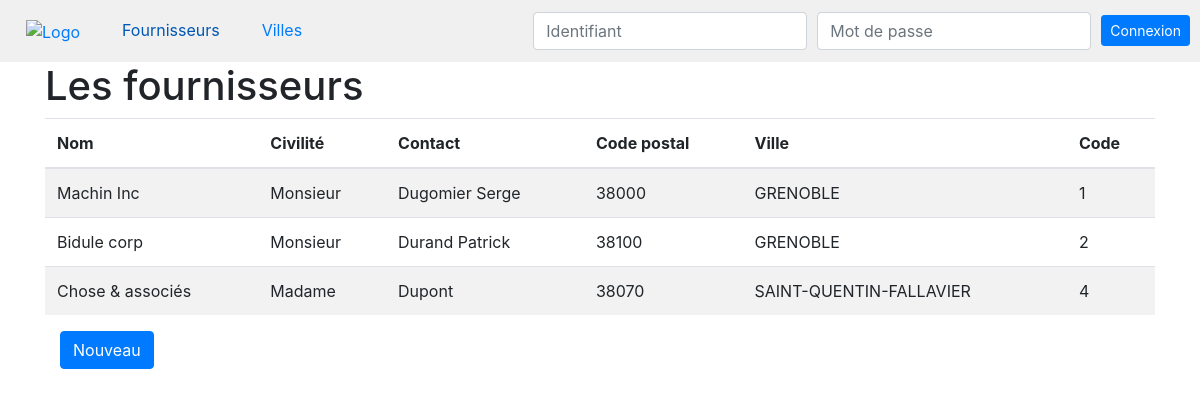
The app's page /public/Fournisseurs.php with its own data.
### tables this page shows
CREATE TABLE `fournisseur` (
  `code` int(11) NOT NULL,
  `nom` varchar(50) NOT NULL,
  `adresse1` varchar(100) DEFAULT NULL,
  `adresse2` varchar(100) DEFAULT NULL,
  `ville` int(11) NOT NULL,
  `contact` varchar(50) DEFAULT NULL,
  `civilite` int(11) NOT NULL
);

CREATE TABLE `civilite` (
  `code` int(11) NOT NULL,
  `libelle` varchar(50) DEFAULT NULL
);

CREATE TABLE `ville` (
  `code` int(11) NOT NULL,
  `nom` varchar(50) DEFAULT NULL,
  `codepostal` varchar(5) DEFAULT NULL,
  `pays` varchar(15) DEFAULT NULL
);

### public/Fournisseurs.php (the view, shortened to what this page needs)
<!DOCTYPE html>
<html lang="fr">
    <head>
        <link href="../node_modules/bootstrap/dist/css/bootstrap.min.css" rel="stylesheet">
        <link href="../css/style.css" rel="stylesheet">
    </head>
    <body>
    <?php
    include('../include/menu.php');
    ?>
        <div class="container">
            <h1>Les fournisseurs</h1>
    <?php
    include("../include/connexion.php");
    $requete = 'select f.nom, c.libelle, f.contact, v.codepostal, v.nom as ville, f.code
    from fournisseur f, civilite c, ville v
    where v.code = f.ville and f.civilite = c.code';
    ?>
    <table class="table table-striped display table-hover" style="width:100%" id="fournisseurs">
    <thead>
        <tr>
            <th>Nom</th>
            <th>Civilité</th>
            <th>Contact</th>
            <th>Code postal</th>
            <th>Ville</th>
            <th>Code</th>
        </tr>
    </thead>
    <tbody>
    <?php
    try {
        foreach($bdd->query($requete) as $ligne) {
            echo '<tr class="clickable-row" data-href="fournisseur.php?id=' . $ligne['code'] . '">';
            echo '<td>' . $ligne['nom'] . '</td>';
            echo '<td>' . $ligne['libelle'] . '</td>';
            echo '<td>' . $ligne['contact'] . '</td>';
            echo '<td>' . $ligne['codepostal'] . '</td>';
            echo '<td>' . $ligne['ville'] . '</td>';
            echo '<td>' . $ligne['code'] . '</td>';
            echo "</tr>\n";
        }
    } catch (PDOException $e) {
        echo 'Erreur !: ' . $e->getMessage() . '<br>';
        die();
    }
    ?>
    </tbody>
</table>
<div class="container">
    <form method="get" action="fournisseur.php">
        <div class="form-group mb-3 text-start">
            <input type="submit" class="btn btn-primary" name="Nouveau" value="Nouveau">
        </div>
    </form>
</div>
</body>
</html>

### include/menu.php
<?php
    include_once 'fonction.php';
?>
<nav class="menu">
    <ul class="nav">
        <li class="nav-item">
            <a class="nav-link <?php echo menuActif('index'); ?>" href="/index.php">
                <img src="chemin_vers_votre_logo.png" alt="Logo" />
            </a>
        </li>
        <li class="nav-item">
            <a class="nav-link <?php echo menuActif('Fournisseurs'); ?>" href="/public/Fournisseurs.php">Fournisseurs</a>
        </li>
        <li class="nav-item">
            <a class="nav-link <?php echo menuActif('Villes'); ?>" href="/public/Villes.php">Villes</a>
        </li>
    </ul>
    <?php echo formulaireLogin(); ?>
</nav>

### include/fonction.php (shortened to what this page needs)
<?php
function menuActif($menu) {
    $ecran = basename($_SERVER['SCRIPT_FILENAME'], ".php");
    if ($ecran == $menu) {
        return 'active';
    } else {
        return '';
    }
}
function formulaireLogin() {
    return '
    <form class="form-inline" method="post">
        <div class="form-group form-inline">
            <input type="text" class="form-control" id="login" name="login" placeholder="Identifiant">
            <input type="password" class="form-control" id="password" name="password" placeholder="Mot de passe">
            <button type="submit" class="btn btn-sm btn-primary" name="Connexion">Connexion</button>
        </div>
    </form>';
}
?>

### css/style.css (style rules this page uses)
.clickable-row { cursor: pointer; }
.menu { background-color: #f0f0f0; padding: 10px; display: flex; justify-content: space-between; }
.menu ul { display: flex; list-style-type: none; margin: 0; padding: 0; }
.nav-item { margin-right: 10px; }
.nav-link.active { color: #0056b3; }
.form-inline { display: flex; justify-content: space-between; align-items: center; }
.form-inline .form-control { margin-right: 10px; }

### records on screen
fournisseur: nom "Machin Inc", civilite.libelle "Monsieur", contact "Dugomier Serge", ville.codepostal "38000", ville.nom "GRENOBLE", code "1"
fournisseur: nom "Bidule corp", civilite.libelle "Monsieur", contact "Durand Patrick", ville.codepostal "38100", ville.nom "GRENOBLE", code "2"
fournisseur: nom "Chose & associés", civilite.libelle "Madame", contact "Dupont", ville.codepostal "38070", ville.nom "SAINT-QUENTIN-FALLAVIER", code "4"
